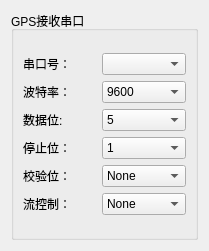
<?xml version="1.0" encoding="UTF-8"?>
<ui version="4.0">
 <class>GSerialPort</class>
 <widget class="QWidget" name="GSerialPort">
  <property name="geometry">
   <rect>
    <x>0</x>
    <y>0</y>
    <width>209</width>
    <height>251</height>
   </rect>
  </property>
  <property name="windowTitle">
   <string>Form</string>
  </property>
  <layout class="QVBoxLayout" name="verticalLayout_2">
   <item>
    <widget class="QGroupBox" name="groupBox">
     <property name="title">
      <string>GPS接收串口</string>
     </property>
     <layout class="QVBoxLayout" name="verticalLayout">
      <item>
       <layout class="QGridLayout" name="gridLayout">
        <item row="0" column="0">
         <widget class="QLabel" name="label">
          <property name="text">
           <string>串口号：</string>
          </property>
         </widget>
        </item>
        <item row="0" column="1">
         <widget class="QComboBox" name="SerialNumCbx"/>
        </item>
        <item row="1" column="0">
         <widget class="QLabel" name="label_2">
          <property name="text">
           <string>波特率：</string>
          </property>
         </widget>
        </item>
        <item row="1" column="1">
         <widget class="QComboBox" name="baudRateCbx">
          <item>
           <property name="text">
            <string>9600</string>
           </property>
          </item>
          <item>
           <property name="text">
            <string>115200</string>
           </property>
          </item>
          <item>
           <property name="text">
            <string>256000</string>
           </property>
          </item>
         </widget>
        </item>
        <item row="2" column="0">
         <widget class="QLabel" name="label_3">
          <property name="text">
           <string>数据位:</string>
          </property>
         </widget>
        </item>
        <item row="2" column="1">
         <widget class="QComboBox" name="dataBitCbx">
          <item>
           <property name="text">
            <string>5</string>
           </property>
          </item>
          <item>
           <property name="text">
            <string>6</string>
           </property>
          </item>
          <item>
           <property name="text">
            <string>7</string>
           </property>
          </item>
          <item>
           <property name="text">
            <string>8</string>
           </property>
          </item>
         </widget>
        </item>
        <item row="3" column="0">
         <widget class="QLabel" name="label_4">
          <property name="text">
           <string>停止位：</string>
          </property>
         </widget>
        </item>
        <item row="3" column="1">
         <widget class="QComboBox" name="stopBitCbx">
          <item>
           <property name="text">
            <string>1</string>
           </property>
          </item>
          <item>
           <property name="text">
            <string>1.5</string>
           </property>
          </item>
          <item>
           <property name="text">
            <string>2</string>
           </property>
          </item>
         </widget>
        </item>
        <item row="4" column="0">
         <widget class="QLabel" name="label_5">
          <property name="text">
           <string>校验位：</string>
          </property>
         </widget>
        </item>
        <item row="4" column="1">
         <widget class="QComboBox" name="parityCbx">
          <item>
           <property name="text">
            <string>None</string>
           </property>
          </item>
          <item>
           <property name="text">
            <string>Odd</string>
           </property>
          </item>
          <item>
           <property name="text">
            <string>Even</string>
           </property>
          </item>
          <item>
           <property name="text">
            <string>Mark</string>
           </property>
          </item>
          <item>
           <property name="text">
            <string>Space</string>
           </property>
          </item>
         </widget>
        </item>
        <item row="5" column="0">
         <widget class="QLabel" name="label_6">
          <property name="text">
           <string>流控制：</string>
          </property>
         </widget>
        </item>
        <item row="5" column="1">
         <widget class="QComboBox" name="flowControlCbx">
          <item>
           <property name="text">
            <string>None</string>
           </property>
          </item>
          <item>
           <property name="text">
            <string>Hardware</string>
           </property>
          </item>
          <item>
           <property name="text">
            <string>Software</string>
           </property>
          </item>
         </widget>
        </item>
       </layout>
      </item>
     </layout>
    </widget>
   </item>
  </layout>
 </widget>
 <resources/>
 <connections/>
</ui>
